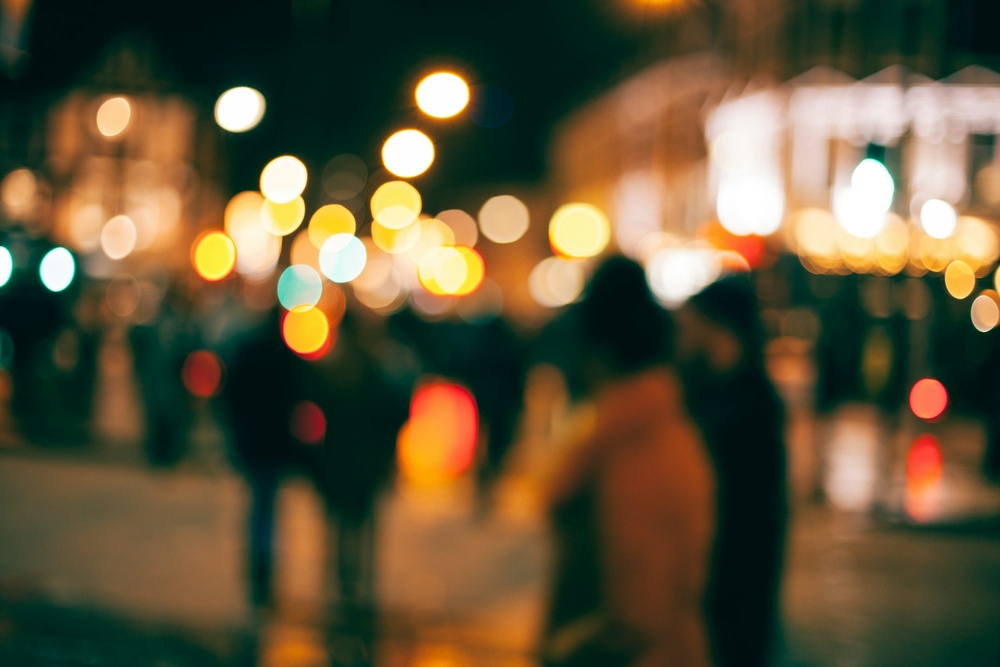
#> input picture blur...jpg, 1000 x 667 px, shrunk from 3000 x 2000 before the run, found by its file name
$ python cv_lab_4.py   (older library calls are emulated)
#> lines starting #> are read from the running program, lines starting #| are printed output that depends on the picture; after the words box and inside, x2 and y2 are one past the last pixel; in counts of white or black regions, pixels touching at a corner belong together
# -*- coding: utf-8 -*-
"""cv.lab 4

Automatically generated by Colab.

Original file is located at
    https://colab.research.google.com/drive/1JydY7cSNCuyXfOcAlejicWOzR5KJw20R
"""

import cv2
import numpy as np
import matplotlib.pyplot as plt

#function to display images
def show_comparison(original,sobel,prewitt,canny):
  plt.figure(figsize=(12,10))

  #original image
  plt.subplot(2,2,1)
  plt.imshow(original,cmap='gray')
  plt.title('Original grayscale Image')
  plt.axis('off')


  #sobel edge detection
  plt.subplot(2,2,2)
  plt.imshow(sobel,cmap='gray')
  plt.title('Sobel Edge Detection')
  plt.axis('off')

  #prewitt edge detection
  plt.subplot(2,2,3)
  plt.imshow(prewitt,cmap='gray')
  plt.title('Prewitt Edge Detection')
  plt.axis('off')


  #canny edge detection
  plt.subplot(2,2,4)
  plt.imshow(canny,cmap='gray')
  plt.title('Canny Edge Detection')
  plt.axis('off')

  plt.tight_layout()
  plt.show()

# read an image
img = cv2.imread('/content/blur...jpg',0)
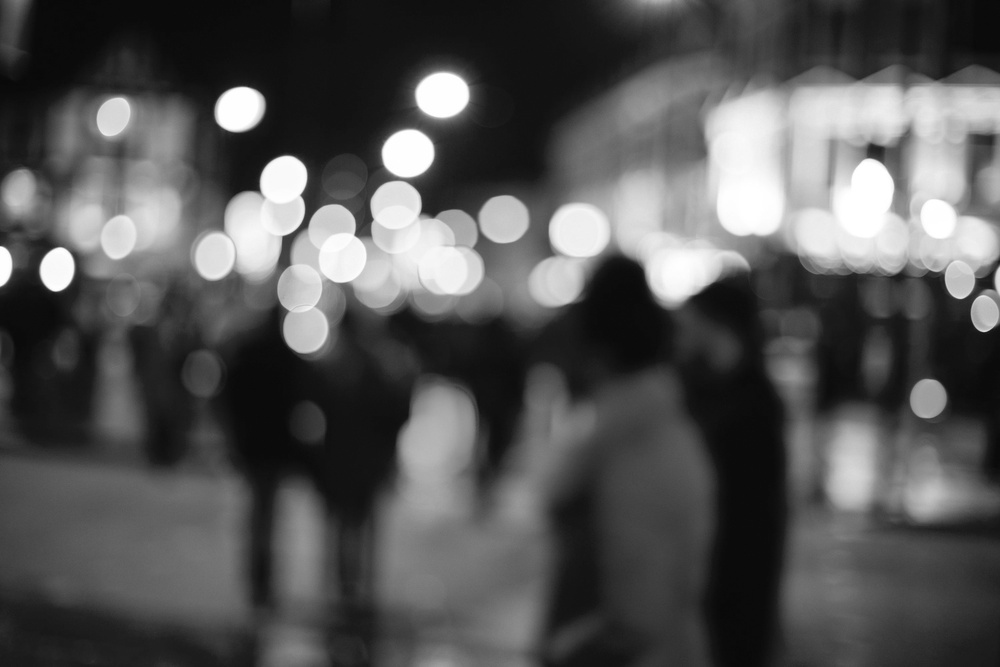
#> img: shape (667, 1000); min 8, max 255, mean 84.7
if img is None:
  print("error:image not found.")
else:
  print("image loaded successfully.")


  #sobel operator
  #gradient in x and y direction
  sobel_x = cv2.Sobel(img,cv2.CV_64F,1,0,ksize=3)
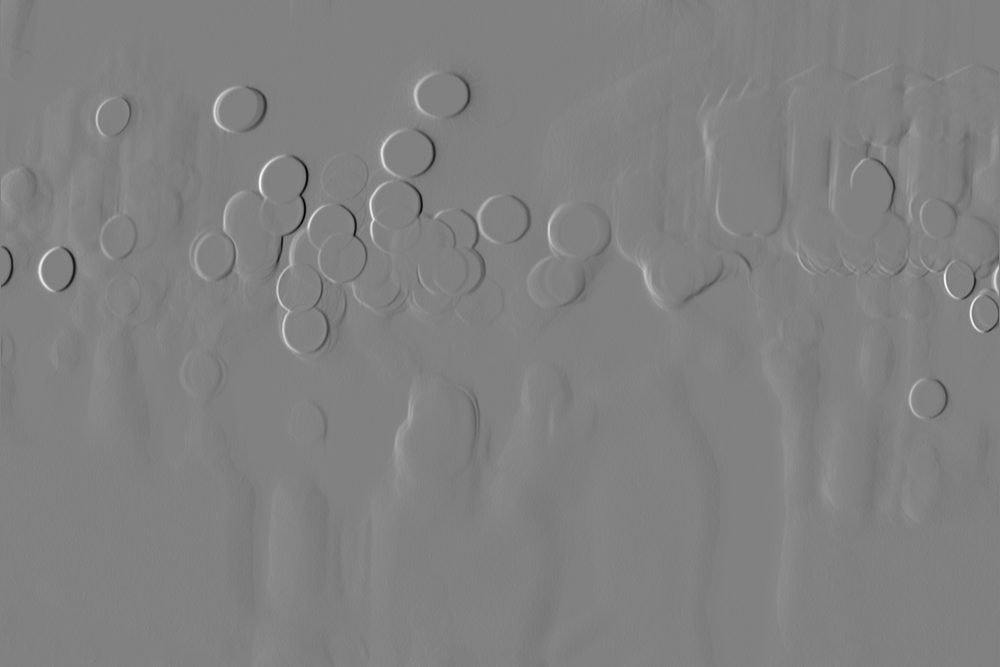
#> sobel_x: shape (667, 1000) float64; min -651, max 632, mean 0.1; drawn with min black and max white
  sobel_y = cv2.Sobel(img,cv2.CV_64F,0,1,ksize=3)

  #combine gradients
  sobel_combined = cv2.magnitude(sobel_x,sobel_y)

  #prewitt operator
  #define kernels (px,py)z
  kernelx = np.array([[1,1,1],[0,0,0],[-1,-1,-1]])
  kernely = np.array([[-1,0,1],[-1,0,1],[-1,0,1]])

  #apply kernels using filter 2D
  prewittx = cv2.filter2D(img,-1,kernelx)
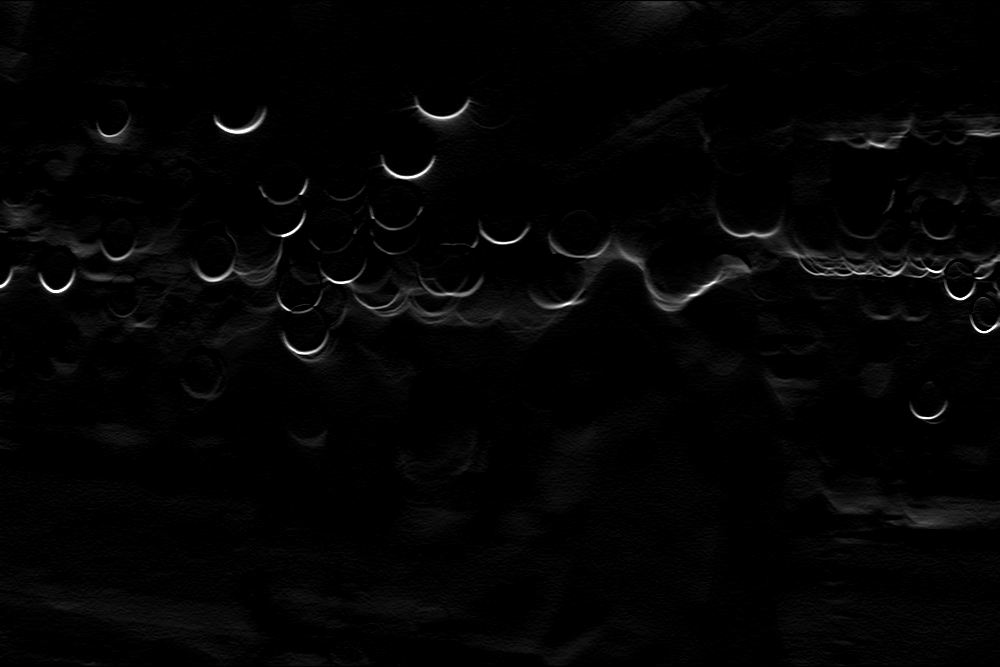
#> prewittx: shape (667, 1000); min 0, max 255, mean 4.2
  prewitty = cv2.filter2D(img,-1,kernely)
  prewitt_combined=prewittx+prewitty
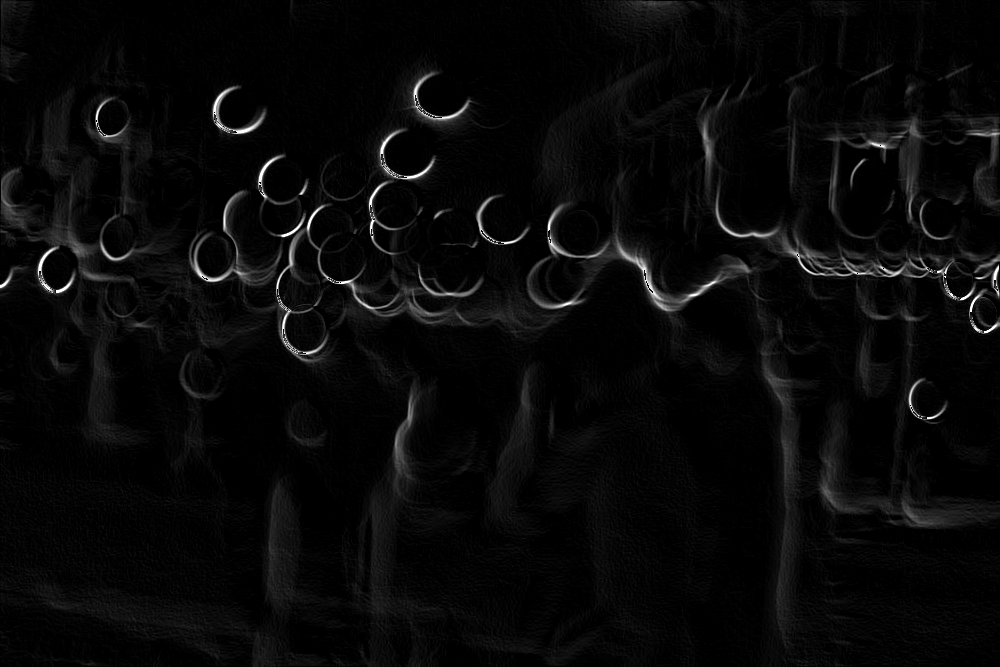
#> prewitt_combined: shape (667, 1000); min 0, max 255, mean 8.6

  #canny edge detection
  #arguments: image,threshold1,threshold2
  canny_edges = cv2.Canny(img,100,200)
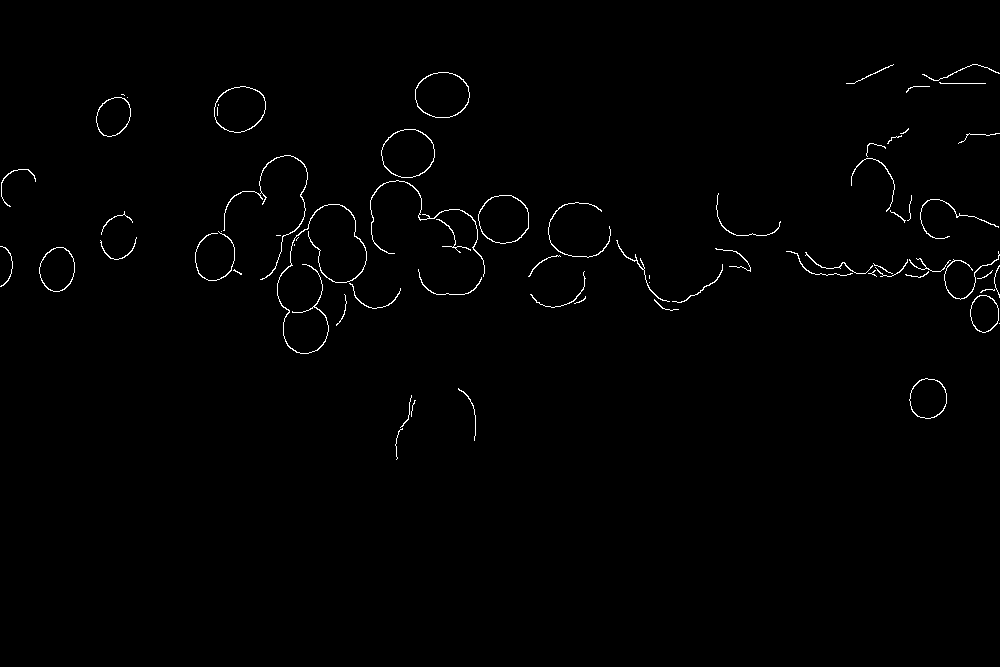
#> canny_edges: shape (667, 1000); 0.85% white in thin lines or dots, all inside (x1, y1, x2, y2) = (0, 64, 1000, 460)

  #display results
  show_comparison(img,np.uint8(sobel_combined),(prewitt_combined),canny_edges)
#> in show_comparison, `plt.show()`:
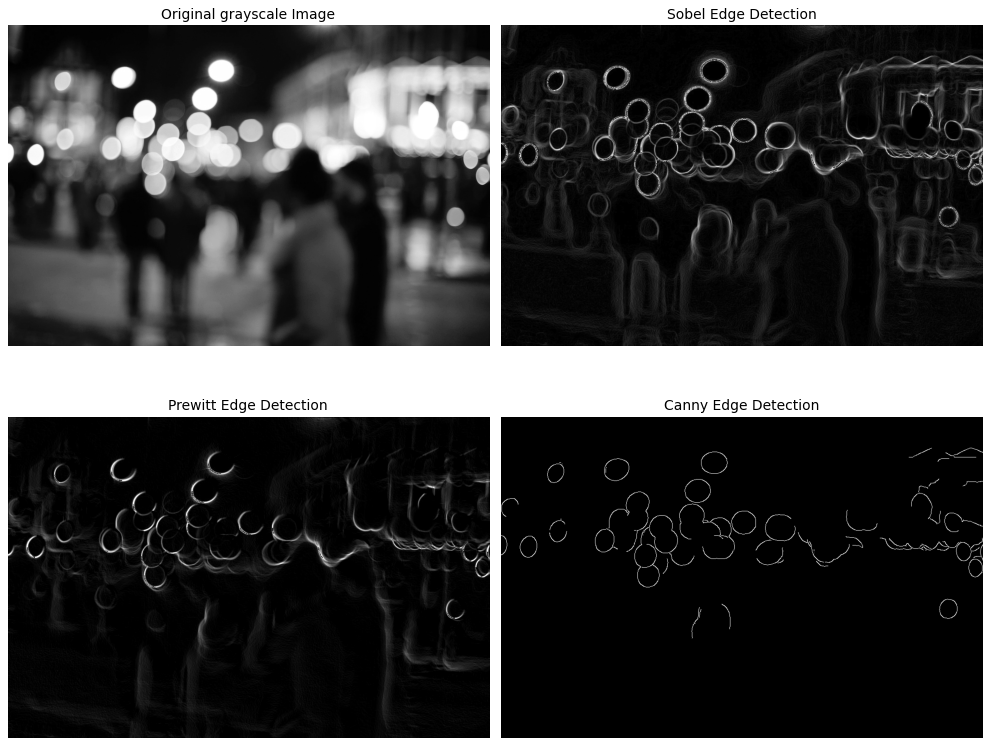
#> figure drawn by matplotlib, 4 panels
